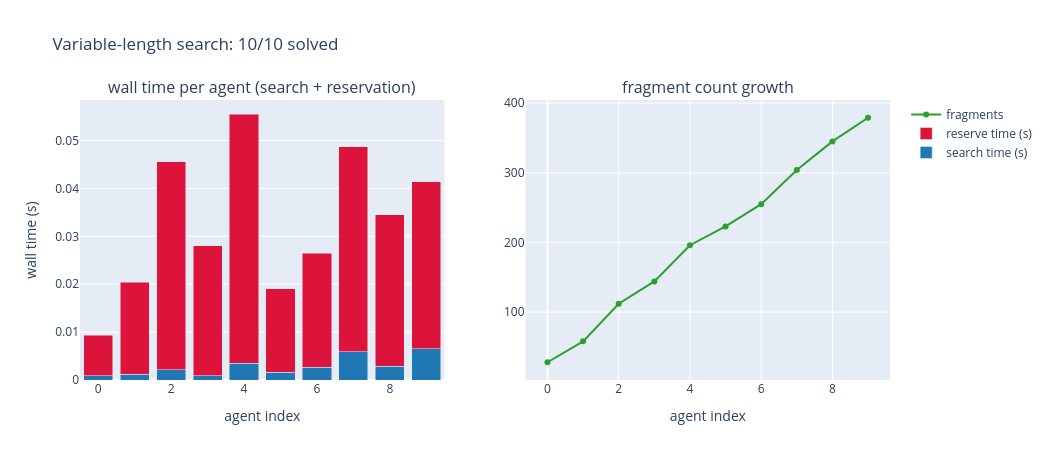

Source (notebook cell):
### Markdown cell above
Same metrics as before, rerun with variable-length missions.

### Code cell
agents_idx_v = [r["agent"] for r in records_v]
search_times_v = [r["search_time_s"] for r in records_v]
reserve_times_v = [r["reserve_time_s"] or 0.0 for r in records_v]
n_frags_after_v = [r["n_frags_after"] for r in records_v]

fig_metrics_v = make_subplots(rows=1, cols=2, subplot_titles=(
    "wall time per agent (search + reservation)", "fragment count growth"))
fig_metrics_v.add_trace(go.Bar(x=agents_idx_v, y=search_times_v, name="search time (s)",
                                marker_color="#1f77b4"), row=1, col=1)
fig_metrics_v.add_trace(go.Bar(x=agents_idx_v, y=reserve_times_v, name="reserve time (s)",
                                marker_color="crimson"), row=1, col=1)
fig_metrics_v.add_trace(go.Scatter(x=agents_idx_v, y=n_frags_after_v, mode="lines+markers",
                                    name="fragments", line=dict(color="#2ca02c", width=2)), row=1, col=2)
fig_metrics_v.update_layout(
    barmode="stack",
    title=f"Variable-length search: {n_success_v}/{N_AGENTS} solved",
    width=1050, height=460)
fig_metrics_v.update_xaxes(title_text="agent index", row=1, col=1)
fig_metrics_v.update_xaxes(title_text="agent index", row=1, col=2)
fig_metrics_v.update_yaxes(title_text="wall time (s)", row=1, col=1)
print("fig_metrics_v built,", len(fig_metrics_v.data), "traces")

fig_metrics_v

### Figure 1 — Plotly figure (JSON) as saved in the notebook; plotly's stock layout.template omitted (floating-point values rounded to 4 significant figures)
{"data": [{"marker": {"color": "#1f77b4"}, "name": "search time (s)", "type": "bar", "x": [0, 1, 2, 3, 4, 5, 6, 7, 8, 9], "xaxis": "x", "y": [0.0009074, 0.001209, 0.002141, 0.000855, 0.003519, 0.001588, 0.002698, 0.005896, 0.002896, 0.006487], "yaxis": "y"}, {"marker": {"color": "crimson"}, "name": "reserve time (s)", "type": "bar", "x": [0, 1, 2, 3, 4, 5, 6, 7, 8, 9], "xaxis": "x", "y": [0.008398, 0.01919, 0.04341, 0.02714, 0.05202, 0.01741, 0.02379, 0.04279, 0.03161, 0.03494], "yaxis": "y"}, {"line": {"color": "#2ca02c", "width": 2}, "mode": "lines+markers", "name": "fragments", "type": "scatter", "x": [0, 1, 2, 3, 4, 5, 6, 7, 8, 9], "xaxis": "x2", "y": [28, 58, 112, 144, 196, 223, 255, 304, 345, 379], "yaxis": "y2"}], "layout": {"annotations": [{"font": {"size": 16}, "showarrow": false, "text": "wall time per agent (search + reservation)", "x": 0.225, "xanchor": "center", "xref": "paper", "y": 1, "yanchor": "bottom", "yref": "paper"}, {"font": {"size": 16}, "showarrow": false, "text": "fragment count growth", "x": 0.775, "xanchor": "center", "xref": "paper", "y": 1, "yanchor": "bottom", "yref": "paper"}], "barmode": "stack", "height": 460, "title": {"text": "Variable-length search: 10/10 solved"}, "width": 1050, "xaxis": {"anchor": "y", "domain": [0, 0.45], "title": {"text": "agent index"}}, "xaxis2": {"anchor": "y2", "domain": [0.55, 1], "title": {"text": "agent index"}}, "yaxis": {"anchor": "x", "domain": [0, 1], "title": {"text": "wall time (s)"}}, "yaxis2": {"anchor": "x2", "domain": [0, 1]}}}
